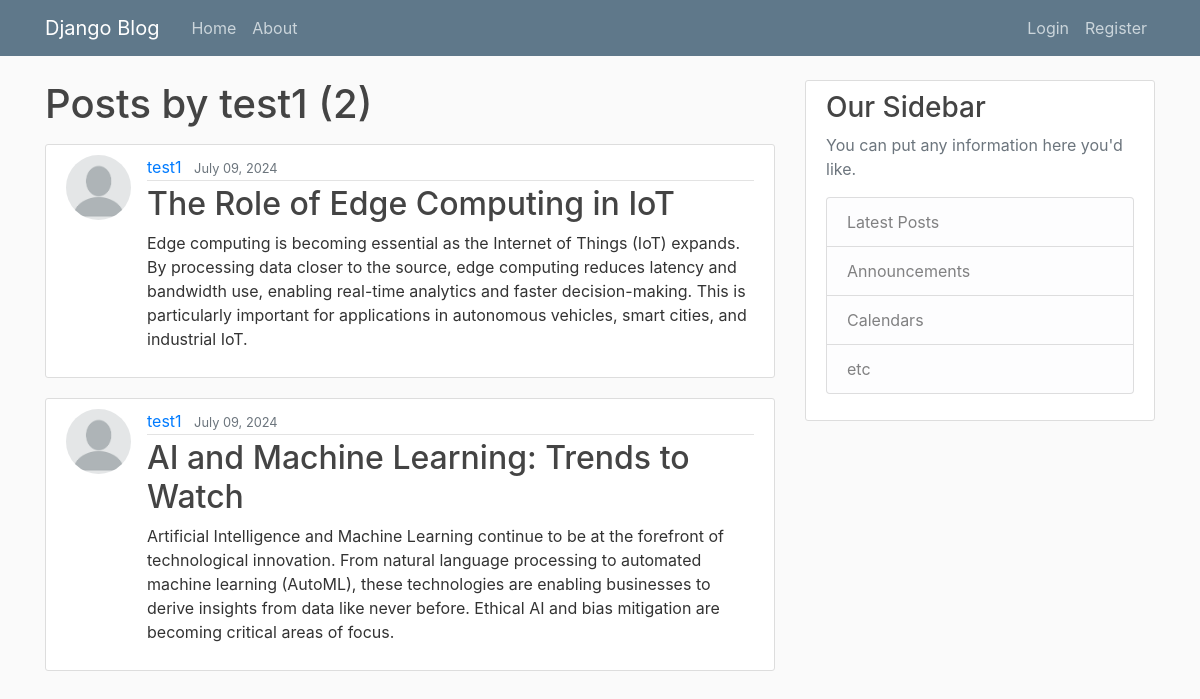
The app's page /user/test1 with its own data.
### blog/models.py (models this page shows, shortened)
class Post(models.Model):
    title=models.CharField(max_length=200)
    content=models.TextField()
    date_posted=models.DateTimeField(default=timezone.now)
    author=models.ForeignKey(User,on_delete=models.CASCADE)

### users/models.py (models this page shows, shortened)
class Profile(models.Model):
    user=models.OneToOneField(User, on_delete=models.CASCADE)
    img=models.ImageField(default='default.jpg', upload_to='profiles')

### blog/views.py (the view)
# urls.py: path('user/<str:username>', UserPostListView.as_view(), name='user-posts'),
class UserPostListView(ListView):
    model = Post
    template_name = 'blog/user_posts.html'  # <app>/<model>_<viewtype>.html
    context_object_name = 'datas'
    paginate_by = 5
    def get_queryset(self):
        user = get_object_or_404(User, username=self.kwargs.get('username'))
        return Post.objects.filter(author=user).order_by('-date_posted')

### templates/blog/user_posts.html (shortened to what this page needs)
{% extends "blog/base.html" %}
{% block content %}
    <h1 class="mb-3">Posts by {{ view.kwargs.username }} ({{ page_obj.paginator.count }})</h1>
    {% for post in datas %}
        <article class="media content-section">
          <img class="rounded-circle article-img" src="{{ post.author.profile.img.url }}">
          <div class="media-body">
            <div class="article-metadata">
              <a class="mr-2" href="{% url 'user-posts' post.author.username %}">{{ post.author }}</a>
              <small class="text-muted">{{ post.date_posted|date:"F d, Y" }}</small>
            </div>
            <h2><a class="article-title" href="{% url 'post-detail' post.id %}">{{ post.title }}</a></h2>
            <p class="article-content">{{ post.content }}</p>
          </div>
        </article>
    {% endfor %}
{% endblock content %}

### static/blog/main.css (style rules this page uses)
body { background: #fafafa; color: #333333; margin-top: 5rem; }
h1, h2, h3, h4, h5, h6 { color: #444444; }
.content-section { background: #ffffff; padding: 10px 20px; border: 1px solid #dddddd; border-radius: 3px; margin-bottom: 20px; }
.article-title { color: #444444; }
.article-content { white-space: pre-line; }
.article-img { height: 65px; width: 65px; margin-right: 16px; }
.article-metadata { padding-bottom: 1px; margin-bottom: 4px; border-bottom: 1px solid #e3e3e3 }

### records on screen
Post: author.profile.img (placeholder picture), author "test1", date_posted "July 09, 2024", title "The Role of Edge Computing in IoT", content "Edge computing is becoming essential as the Internet of Things (IoT) expands. By processing data closer to the source, edge computing reduces latency and bandwidth use, enabling real-time analytics and faster decision-making. This is particularly important for applications in autonomous vehicles, smart cities, and industrial IoT."
Post: author.profile.img (placeholder picture), author "test1", date_posted "July 09, 2024", title "AI and Machine Learning: Trends to Watch", content "Artificial Intelligence and Machine Learning continue to be at the forefront of technological innovation. From natural language processing to automated machine learning (AutoML), these technologies are enabling businesses to derive insights from data like never before. Ethical AI and bias mitigation are becoming critical areas of focus."

### other values on screen
{{ view.kwargs.username }} "test1"
{{ page_obj.paginator.count }} "2"
